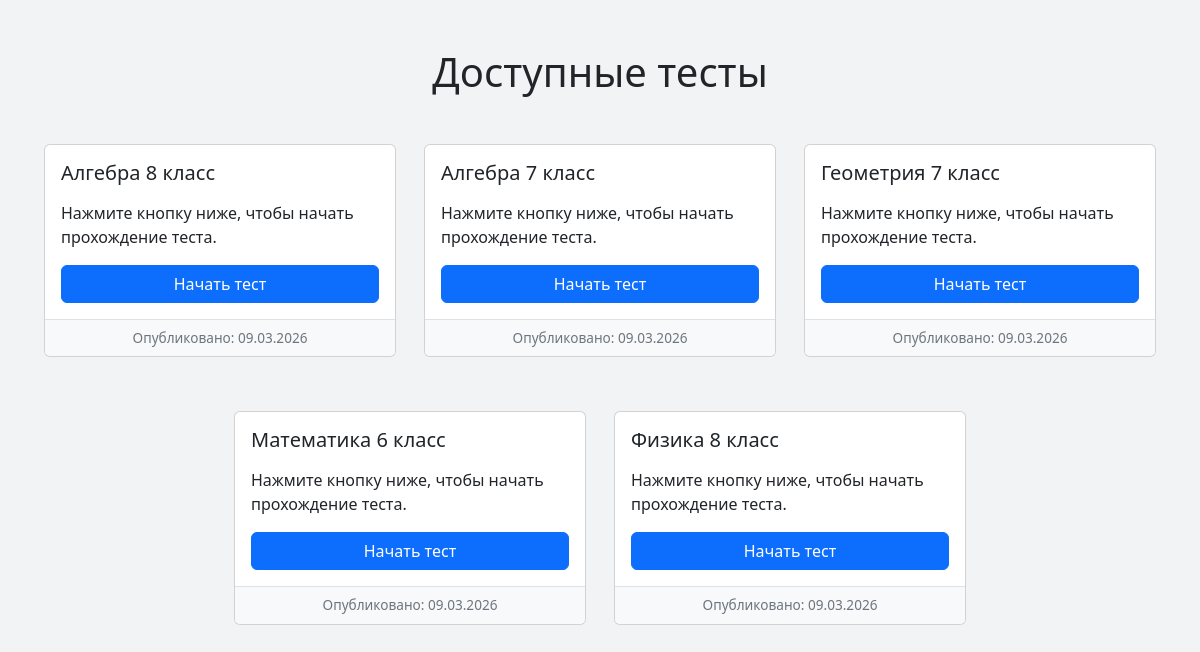
The app's page /, older data.
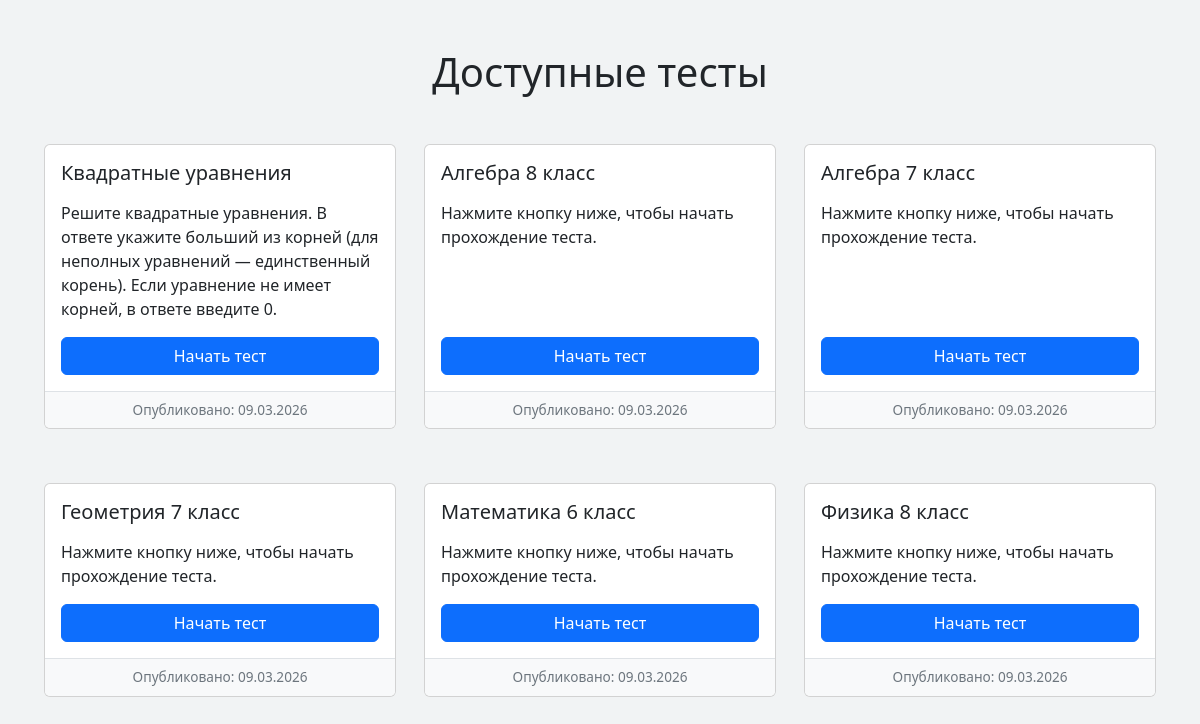
The same page, newer data.
### testsystem/models.py (models this page shows, shortened)
class Test(models.Model):
    title = models.CharField("Название теста", max_length=255)
    description = models.TextField("Описание теста", blank=True)
    published_date = models.DateTimeField("Дата публикации", auto_now_add=True)

### testsystem/views.py (the view)
# urls.py: path('', views.index, name='index'),
def index(request):
    tests = Test.objects.all().order_by('-id')  # новые сверху
    return render(request, 'testsystem/index.html', {'tests': tests})

### testsystem/templates/testsystem/index.html (shortened to what this page needs)
{% load static %}
<!DOCTYPE html>
<html lang="ru">
<head>
<link href="https://cdn.jsdelivr.net/npm/bootstrap@5.3.2/dist/css/bootstrap.min.css" rel="stylesheet">
</head>
<body>
<div class="container py-5">
<h1 class="text-center mb-5">Доступные тесты</h1>
<div class="row justify-content-center g-4">
{% for test in tests|dictsortreversed:"id" %}
<div class="col-12 col-md-6 col-lg-4 d-flex justify-content-center">
<div class="card">
<div class="card-body d-flex flex-column justify-content-between">
<h5 class="card-title">{{ test.title }}</h5>
{% if test.description %}
<p class="card-text mt-2 mb-3">{{ test.description }}</p>
{% else %}
<p class="card-text mt-2 mb-3">Нажмите кнопку ниже, чтобы начать прохождение теста.</p>
{% endif %}
<a href="{% url 'test' test.id %}" class="btn btn-primary mt-auto">
Начать тест
</a>
</div>
{% if test.published_date %}
<div class="card-footer">
Опубликовано: {{ test.published_date|date:"d.m.Y" }}
</div>
{% endif %}
</div>
</div>
{% endfor %}
</div>
</div>
</body>
</html>

Row changes from the older to the newer data that the page shows:
added Test: title "Квадратные уравнения", description "Решите квадратные уравнения. В ответе укажите больший из корней (для неполных уравнений — единственный корень). Если уравнение не имеет корней, в ответе введите 0.", published_date "09.03.2026"
